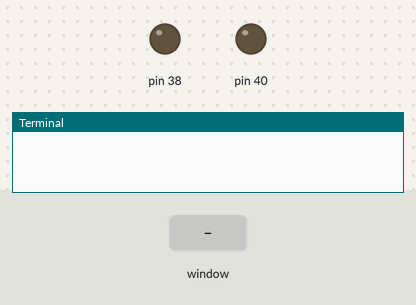
The program below on a simulated Raspberry Pi (header pin numbers). On the bench: output pins drawn as LEDs (lit = HIGH), the last lines printed to the terminal. The test bench sets the inputs (shaded band). The desktop window is not drawn, its controls go by their first labels and the mouse button is held 0.15 s.

Above: at 1.2 s.
1.3 s: control labelled "Valve 1" in the window clicked
At 1.8 s:
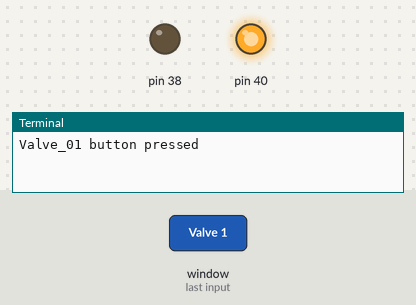
2.8 s: control labelled "Valve 2" in the window clicked
At 4.0 s:
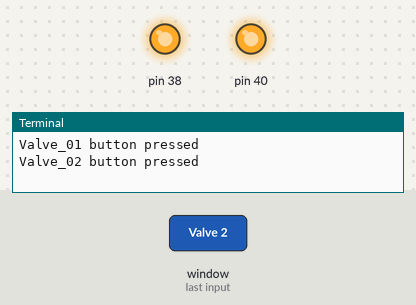
4.3 s: control labelled "Valve 1" in the window clicked
At 5.3 s:
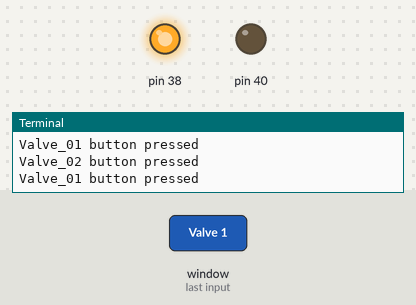
Timing chart, 0 to 7.3 s (numbered marks = the images above; inputs shaded):
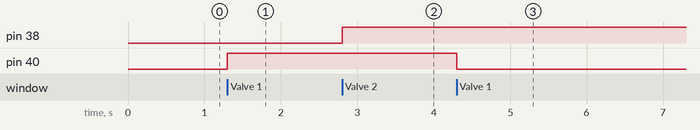

Measured:
- after the input at 1.3 s, pin 40: LOW → HIGH at once
- after the input at 2.8 s, pin 38: LOW → HIGH at once
- after the input at 4.3 s, pin 40: HIGH → LOW at once

The program:

Buttons_validate.py
```python
from tkinter import *
import tkinter.font
import random
import time
import RPi.GPIO as io

io.setwarnings(False) ##Ігнор помилки GPIO порт зайнятий після попереднього запуску.

io.setmode(io.BOARD)  ##Змуушуєм працювати GPIO по номеру Піну, а не по назві виходу.
io.setup(40, io.OUT)  ##Пін 40 працює тільки на вихід
io.setup(38, io.OUT)  ##Пін 38 працює тільки на вихід
io.output(40, io.LOW) ##Пін 40 в любому випадку при запуску програми вимкнути клапан.
io.output(38, io.LOW) ##Пін 38 в любому випадку при запуску програми вимкнути клапан.

win = Tk()

myFont = tkinter.font.Font(family = 'Hervetica', size = 12, weight = 'bold')     ##присвоюєм за замовченням стиль та розмір шрифта
smallFont = tkinter.font.Font(family = 'Hervetica', size = 8, weight = 'bold')  ##мій шрифт для малих кнопок
win.title("DNA Switcher")   ##назва вікна
win.geometry("1000x660+25+25")     ##розмір вікна// ('"800x600"+50+50) зміщення по координатах Х та У//

v = StringVar()
#secondpumpvalue = IntVar()

def exitProgram():
    print("Exit Button pressed")
    io.cleanup()
    win.destroy()


def Valve_01():
    print("Valve_01 button pressed")
    if io.input(40) :
            io.output(40, io.LOW)
            Valve_01_Button["text"] = "Valve 1 OFF"

    else:
            io.output(40, io.HIGH)
            Valve_01_Button["text"] = "Valve 1 ON"


def Valve_02():
    print("Valve_02 button pressed")
    if io.input(38) :
            io.output(38, io.LOW)
            Valve_02_Button["text"] = "Valve 2 OFF"

    else:
            io.output(38, io.HIGH)
            Valve_02_Button["text"] = "Valve 2 ON"


def get_value():
    print(v.get())

def clean_value():
    v.set("")


def validate(action, index, value_if_allowed, prior_value, text, validation_type, trigger_type, widget_name):
    if text in '0123456789':
        try:
            float(value_if_allowed)
            return True
        except ValueError:
            return False
    else:
        return False


##class Pump:
    def __init__(self, master1):
        vcmd = (master1.register(self.validate),
                '%d', '%i', '%P', '%s', '%S', '%v', '%V', '%W')
        self.pump_steps_field = Entry(win, validate = 'key', validatecommand = vcmd)
        self.pump_steps_field.pack()

    def validate(self, action, index, value_if_allowed,
                       prior_value, text, validation_type, trigger_type, widget_name):
        if text in '0123456789':
            try:
                int(value_if_allowed)
                return True
            except ValueError:
                return False
        else:
            return False

##helium_pump_1 = Pump()
##helium.

first_helium_pump_steps_entry_window = Entry(win,textvariable = v, validate = 'key', validatecommand = validate('%d', '%i', '%P', '%s', '%S', '%v', '%V', '%W')) #textvariable = firstpumpvalue)       ##поле введення кількості кроків першого двігла
first_helium_pump_steps_entry_window.pack()
first_helium_pump_steps_entry_window.place(x=600, y=45)

second_helium_pump_steps_entry_window = Entry()#(win, textvariable = secondpumpvalue)      ##поле введення кількості кроків другого двігла
second_helium_pump_steps_entry_window.pack()
second_helium_pump_steps_entry_window.place(x=600, y=154)

exitButton = Button(win, text = "Exit", font = myFont, command = exitProgram, height = 2, width = 6)   ##Кнопка вихід та її оложення
exitButton.pack()
exitButton.place(x=800, y=600)

first_helium_pump_IN = Button(win, text = "pump 1 IN", font = smallFont, command = get_value, height = 2, width = 12) ##
first_helium_pump_IN.pack()
first_helium_pump_IN.place(x=800, y=10)

first_helium_pump_OUT = Button(win, text = "pump 1 OUT", font = smallFont, command = clean_value, height = 2, width = 12) ##
first_helium_pump_OUT.pack()
first_helium_pump_OUT.place(x=800, y=60)

second_helium_pump_IN = Button(win, text = "pump 2 IN", font = smallFont, command = exitProgram, height = 2, width = 12)
second_helium_pump_IN.pack()
second_helium_pump_IN.place(x=800, y=120)

second_helium_pump_OUT = Button(win, text = "pump 2 OUT ", font = smallFont, command = exitProgram, height = 2, width = 12)
second_helium_pump_OUT.pack()
second_helium_pump_OUT.place(x=800, y=170)

Valve_01_Button = Button(win, text = "Valve 1", font = smallFont, command = Valve_01, height = 2, width = 10)
Valve_01_Button.pack()
Valve_01_Button.place(x=10, y=10)

Valve_02_Button = Button(win, text = "Valve 2", font = smallFont, command = Valve_02, height = 2, width = 10)
Valve_02_Button.pack()
Valve_02_Button.place(x=10, y=50)

Valve_03_Button = Button(win, text = "Valve 3", font = smallFont, command = exitProgram, height = 2, width = 10)
Valve_03_Button.pack()
Valve_03_Button.place(x=10, y=90)

Valve_04_Button = Button(win, text = "Valve 4", font = smallFont, command = exitProgram, height = 2, width = 10)
Valve_04_Button.pack()
Valve_04_Button.place(x=10, y=130)

Valve_05_Button = Button(win, text = "Valve 5", font = smallFont, command = exitProgram, height = 2, width = 10)
Valve_05_Button.pack()
Valve_05_Button.place(x=10, y=170)

Valve_06_Button = Button(win, text = "Valve 6", font = smallFont, command = exitProgram, height = 2, width = 10)
Valve_06_Button.pack()
Valve_06_Button.place(x=10, y=210)

Valve_07_Button = Button(win, text = "Valve 7", font = smallFont, command = exitProgram, height = 2, width = 10)
Valve_07_Button.pack()
Valve_07_Button.place(x=10, y=250)

Valve_08_Button = Button(win, text = "Valve 8", font = smallFont, command = exitProgram, height = 2, width = 10)
Valve_08_Button.pack()
Valve_08_Button.place(x=10, y=290)

Valve_09_Button = Button(win, text = "Valve 9", font = smallFont, command = exitProgram, height = 2, width = 10)
Valve_09_Button.pack()
Valve_09_Button.place(x=10, y=330)

Valve_10_Button = Button(win, text = "Valve 10", font = smallFont, command = exitProgram, height = 2, width = 10)
Valve_10_Button.pack()
Valve_10_Button.place(x=10, y=370)

Valve_11_Button = Button(win, text = "Valve 11", font = smallFont, command = exitProgram, height = 2, width = 10)
Valve_11_Button.pack()
Valve_11_Button.place(x=10, y=410)

Valve_12_Button = Button(win, text = "Valve 12", font = smallFont, command = exitProgram, height = 2, width = 10)
Valve_12_Button.pack()
Valve_12_Button.place(x=10, y=450)

Valve_13_Button = Button(win, text = "Valve 13", font = smallFont, command = exitProgram, height = 2, width = 10)
Valve_13_Button.pack()
Valve_13_Button.place(x=10, y=490)

Valve_14_Button = Button(win, text = "Valve 14", font = smallFont, command = exitProgram, height = 2, width = 10)
Valve_14_Button.pack()
Valve_14_Button.place(x=10, y=530)

Valve_15_Button = Button(win, text = "Valve 15", font = smallFont, command = exitProgram, height = 2, width = 10)
Valve_15_Button.pack()
Valve_15_Button.place(x=10, y=570)

Valve_16_Button = Button(win, text = "Valve 16", font = smallFont, command = exitProgram, height = 2, width = 10)
Valve_16_Button.pack()
Valve_16_Button.place(x=10, y=610)

win.mainloop()
```
